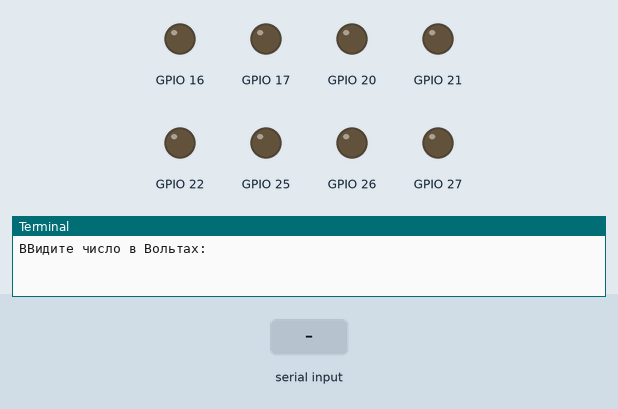
Bench run of a program on a simulated Raspberry Pi (BCM pin numbers). On the bench: output pins drawn as LEDs (lit = HIGH), the last lines printed to the terminal. The inputs (shaded band) are chosen by the test bench.

Above: at 1.2 s.
1.3 s: "1" typed at the terminal, then Enter
At 2.2 s:
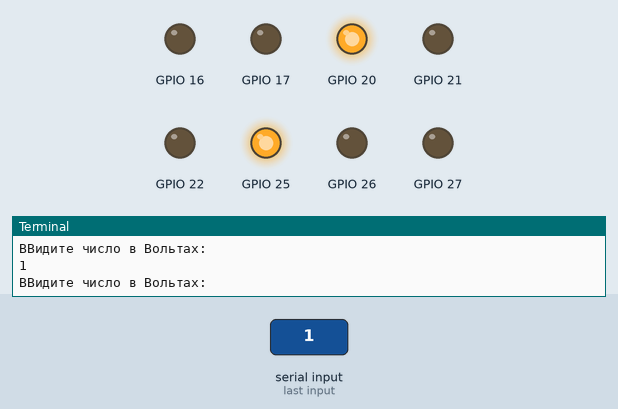
2.8 s: "5" typed at the terminal, then Enter
At 3.3 s:
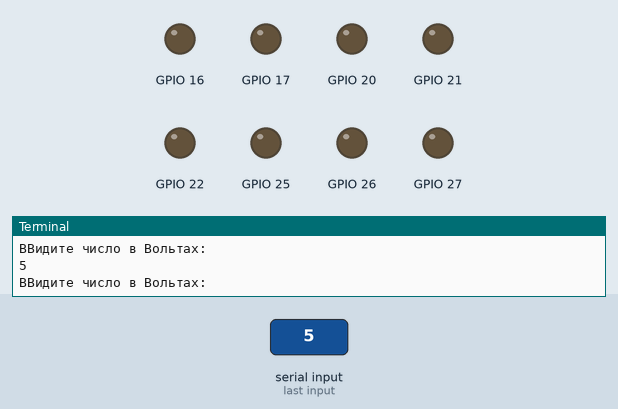
Timing chart, 0 to 5.8 s (numbered marks = the images above; inputs shaded):
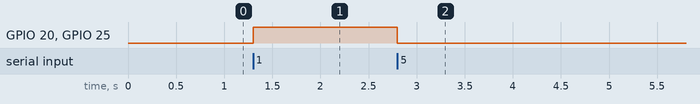

Measured:
- after the input at 1.3 s, GPIO 20, GPIO 25: LOW → HIGH at once
- after the input at 2.8 s, GPIO 20, GPIO 25: HIGH → LOW at once

The program:

r2r_dac.py
```python
import RPi.GPIO as GPIO
class R2R_DAC:
    def __init__(self, gpio_bits, dynamic_range, verbose = False):
        self.gpio_bits = gpio_bits
        self.dynamic_range = dynamic_range
        self.verbose = verbose

        GPIO.setmode(GPIO.BCM)
        GPIO.setup(self.gpio_bits, GPIO.OUT, initial = 0)
    def deinit(self):
        GPIO.output(self.gpio_bits, 0)
        GPIO.cleanup()
    def set_numbers(self, numbers):
        ans = [int(element) for element in bin(numbers)[2:].zfill(8)]
        GPIO.output(self.gpio_bits, ans)
    def set_voltage(self, voltage):

        if not (0.0 <= voltage <= self.dynamic_range):
            voltage = 0
        self.set_numbers(int(voltage * 255 / self.dynamic_range))

if __name__ == "__main__":
    try:
        dac = R2R_DAC([16, 20, 21, 25, 26, 17, 27, 22], 3.183, True)
        while True:
            try:
                voltage = float(input("ВВидите число в Вольтах: "))
                dac.set_voltage(voltage)
            except ValueError:
                print("Вы ввел не число, попытайтесь снова \n")
    finally:
        dac.deinit()
```
